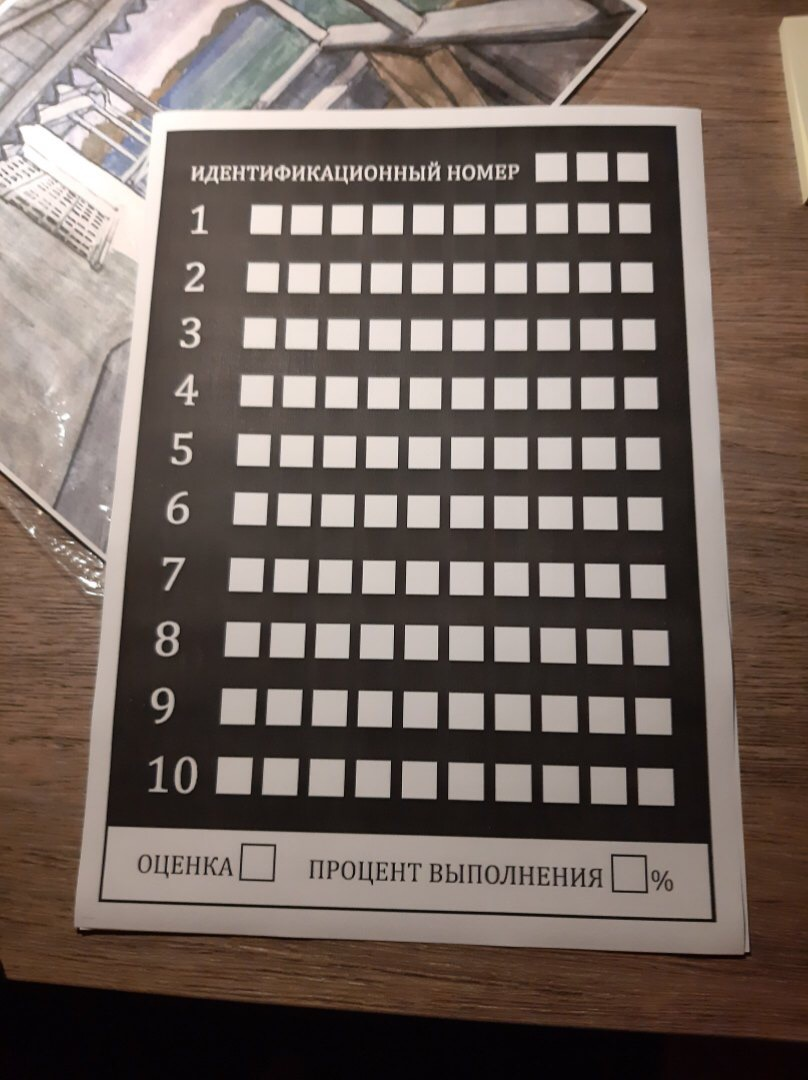
#> input picture datasets/1.jpeg, 808 x 1080 px
$ python -i annotations.py   (imports and definitions only)
#> lines starting #> are read from the running program, lines starting #| are printed output that depends on the picture
### gui/js_functions.py
from json import dumps
from pubsub import pub

class _JsFunctions:
    def __init__(self):
        pass

    def _js_log(self, data):
         pub.sendMessage('logger', message=data)

    def error(self, error, replace=False):
        self._js_log({'type': 'error', 'message': error, 'replace': replace})

    def message(self, message, replace=False):
        self._js_log({'type': 'message', 'message': message, 'replace': replace})

    def warning(self, warning, replace=False):
        self._js_log({'type': 'warning', 'message': warning, 'replace': replace})

    # [6 lines left out: function annotations, not called in this run]

js = _JsFunctions()

### net/annotations.py
import os
import pickle
from gui.js_functions import js
from PIL import Image, ImageDraw

path = os.path.join(os.getcwd(), 'datasets', 'mnist_train_100.csv')

def getBlocks(data):
    name = data['name']
    try:
        with open(os.path.join(os.getcwd(), 'datasets', name + '.dat'), 'rb') as read_file:
            try:
                data = pickle.load(read_file)
                js.annotations(name, data)
            except EOFError:
                js.annotations(name)
    except FileNotFoundError:
        js.annotations(name)

def saveBlocks(data):
    with open(os.path.join(os.getcwd(), 'datasets', data['name'] + '.dat'), "wb") as write_file:
        pickle.dump(data, write_file)

def createLettersFromBlocks(data):
    annotationsName = os.path.join(os.getcwd(), 'datasets', 'blocks.dat')
    with open(annotationsName, 'rb') as read_file:
        try:
            data = pickle.load(read_file)
        except EOFError:
            js.error(f'file {annotationsName} not finded')
    commonWidth = 400
    commonHeight = 50
    datas = data['data']
    letterBlocksData = {
        'data': []
    }
    for i in range(len(datas)):
        js.message(f'Обработка блока ответов {i + 1}')
        blocksLenght = len(data['data'][i]['blocks'])
        if blocksLenght == 0:
            continue
        fileName = data['data'][i]['file']
        blockImageData = data['data'][i]['image']
        width = data['data'][i]['width']
        height = data['data'][i]['height']
        blockImage = Image.new('L', (width, height))
        draw = ImageDraw.Draw(blockImage)
        for x in range(width):
            for y in range(height):
                pixel = blockImageData[y * width + x]
                draw.point((x, y), (pixel))

        for j in range(blocksLenght):
            x1 = data['data'][i]['blocks'][j]['left']
            y1 = data['data'][i]['blocks'][j]['top']
            w = data['data'][i]['blocks'][j]['width']
            h = data['data'][i]['blocks'][j]['height']
            x2 = x1 + w
            y2 = y1 + h
            letterBlockImage = Image.new('L', (w, h))
            region = blockImage.crop((x1, y1, x2, y2))
            letterBlockImage.paste(region, (0, 0, w, h))
            letterBlockImage = letterBlockImage.resize((commonWidth, commonHeight))
            pixels = []
            for y in range(commonHeight):
                for x in range(commonWidth):
                    cordinate = x, y = x, y
                    pixels.append(letterBlockImage.getpixel(cordinate))
            letterBlocksData['data'].append({
                'image': pixels,
                'width': commonWidth,
                'height':commonHeight,
                'file': fileName + '_' + str(j + 1),
                'blocks': []
            })
    letterBlocksData['name'] = 'letterBlocks'
    saveBlocks(letterBlocksData)
    js.annotations('letterBlocks', letterBlocksData)

>>> import cv2
>>> picture = cv2.imread('../datasets/1.jpeg', cv2.IMREAD_GRAYSCALE)
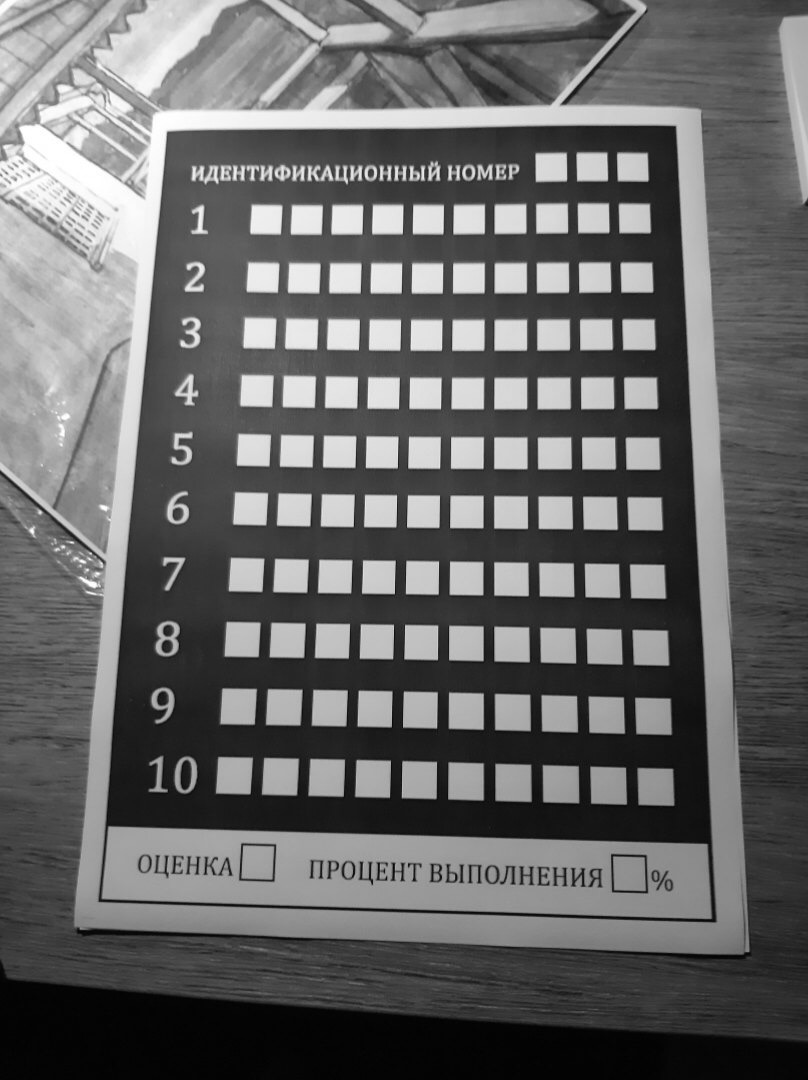
#> picture: shape (1080, 808); min 0, max 255, mean 103.2
#> (the run stopped early here; a loop or call above may not have finished)

$ run again, on datasets/2.jpeg
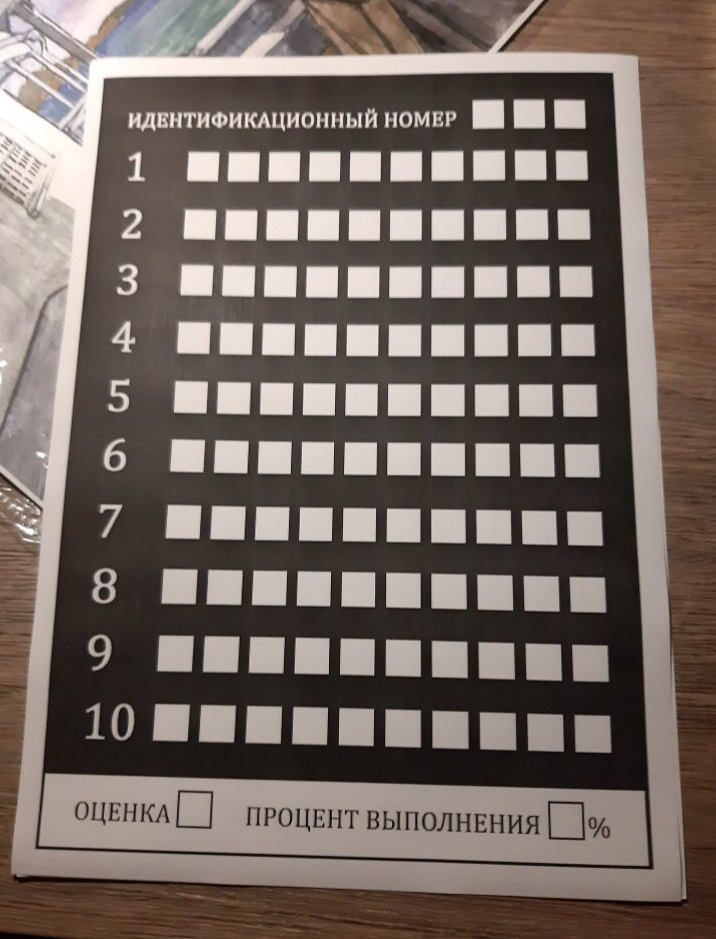
#> input picture datasets/2.jpeg, 716 x 939 px
#> `picture = cv2.imread('../datasets/1.jpeg', cv2.IMREAD_GRAYSCALE)`:
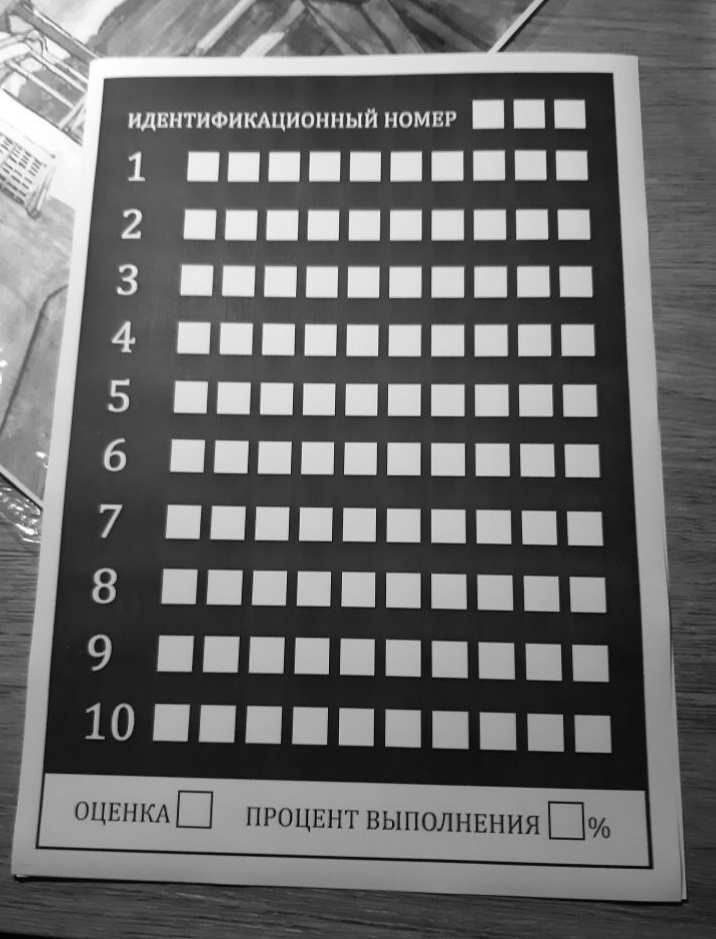
#> picture: shape (939, 716); min 2, max 255, mean 108.7
